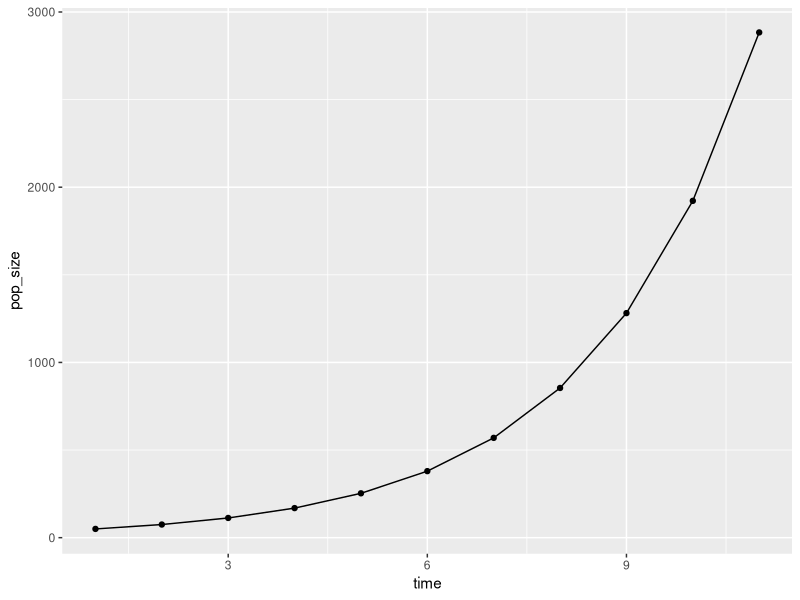
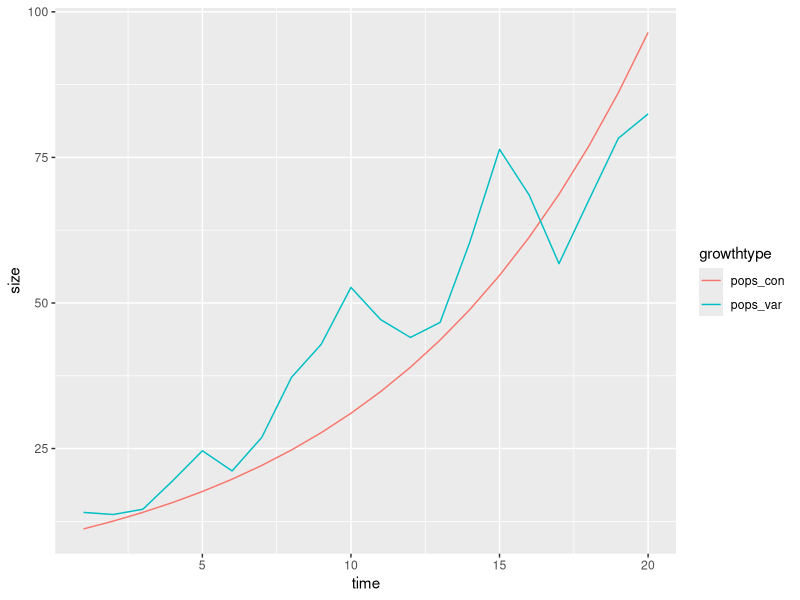
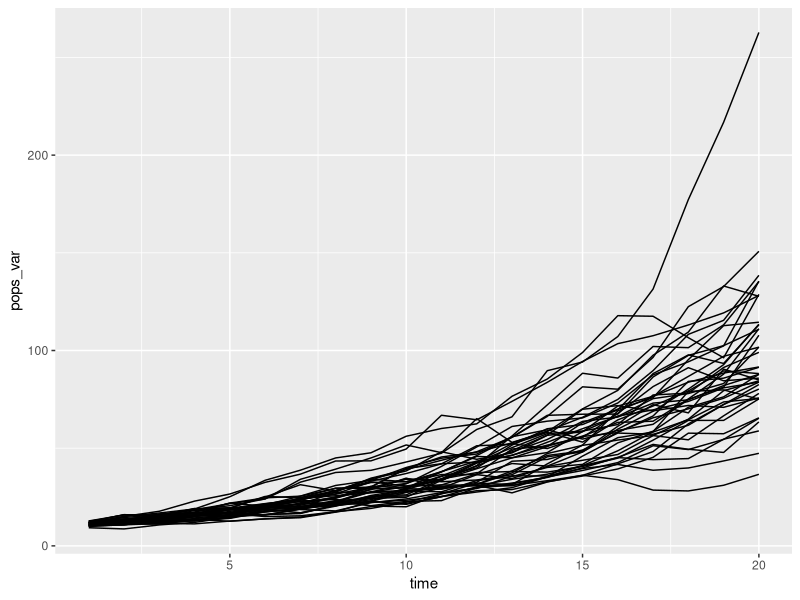
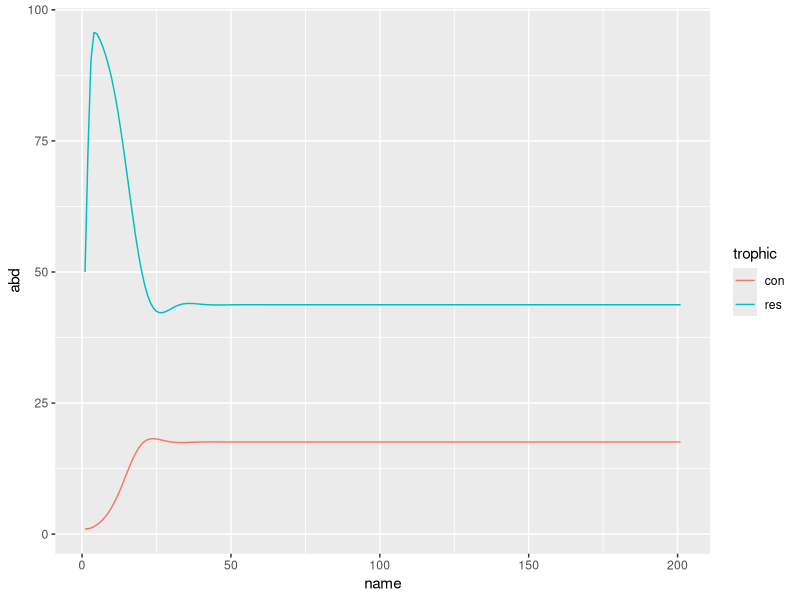

These figures' R source, in order:
## ---- chunk 1
knitr::opts_chunk$set(message = FALSE)
## ---- chunk 2
library(purrr)
accumulate(1:10, ~ .x + .y)
## ---- chunk 3
dummy <- numeric(10)
dummy
accumulate(dummy, ~ .* 1.5, .init = 50)
## ---- chunk 4
pop_size <- accumulate(dummy, ~ .* 1.5, .init = 50)
library(ggplot2)
library(dplyr)

data_frame(time = 1:11, pop_size) %>% 
  ggplot(aes(x = time, y = pop_size)) + 
  geom_point() + geom_line()
## ---- chunk 5
exp_growth <- function(lambda, Nt) lambda * Nt 

set.seed(2016-12-01)
pop_functions <- data_frame(time    = 1:20, 
                            lambda_con = 1.12,
                            lambda_var  = 1.12 + rnorm(20, 0, 0.2)) %>% 
  # make a list of functions
  mutate(fns_con = map(lambda_con, ~ partial(exp_growth, lambda = .x, .lazy = FALSE)),
         fns_var = map(lambda_var, ~ partial(exp_growth, lambda = .x, .lazy = FALSE)))

head(pop_functions)
## ---- chunk 6
run_both <- function(.x, .y) .y(.x)
## ---- chunk 7
simulated_growth <- pop_functions %>% 
  mutate(pops_con = accumulate(fns_con, run_both, .init = 10)[-1],
         pops_var = accumulate(fns_var, run_both, .init = 10)[-1])

simulated_growth %>% 
  select(time, starts_with("pops")) %>% 
  tidyr::gather("growthtype", "size", -time) %>% 
  ggplot(aes(x = time, y = size, colour = growthtype)) + geom_line()


rerun(40, {data_frame(time    = 1:20, 
                  lambda_var  = 1.12 + rnorm(20, 0, 0.1)) %>% 
    # make a list of functions
    mutate(fns_var = map(lambda_var, ~ partial(exp_growth, lambda = .x, .lazy = FALSE)),
           pops_var = accumulate(fns_var, run_both, .init = 10)[-1]) %>% 
    select(time,lambda_var, pops_var)}) %>% 
  bind_rows(.id = "sim") %>% 
  ggplot(aes(x = time, y = pops_var, group = sim)) + geom_line()

## ---- chunk 8
#| class.output: preview-image
#| 
res_cons <- function(vec, m, r, K, a, c){
  out1 <- vec[["res"]] * (1 + r * (1 - vec[["res"]] / K ) - vec[["con"]] * a)
  
  out2 <- vec[["con"]] * (1 - m + c * vec[["res"]] * a)
  
  c("res" = out1, "con" = out2)
}


paper_mod <- partial(res_cons, r = 1, K = 100, m = 0.21, c = 0.15, a = 0.032)

library(tidyr)

accumulate(1:200, ~ paper_mod(.x), .init = c("res" = 50, "con" = 1)) %>% 
  tibble::enframe(.) %>% 
  mutate(res = map_dbl(value, "res"),
         con = map_dbl(value, "con")) %>% 
  select(-value) %>%
  gather(trophic, abd, -name) %>% 
  ggplot(aes(x = name, y = abd, colour = trophic)) + geom_line()
